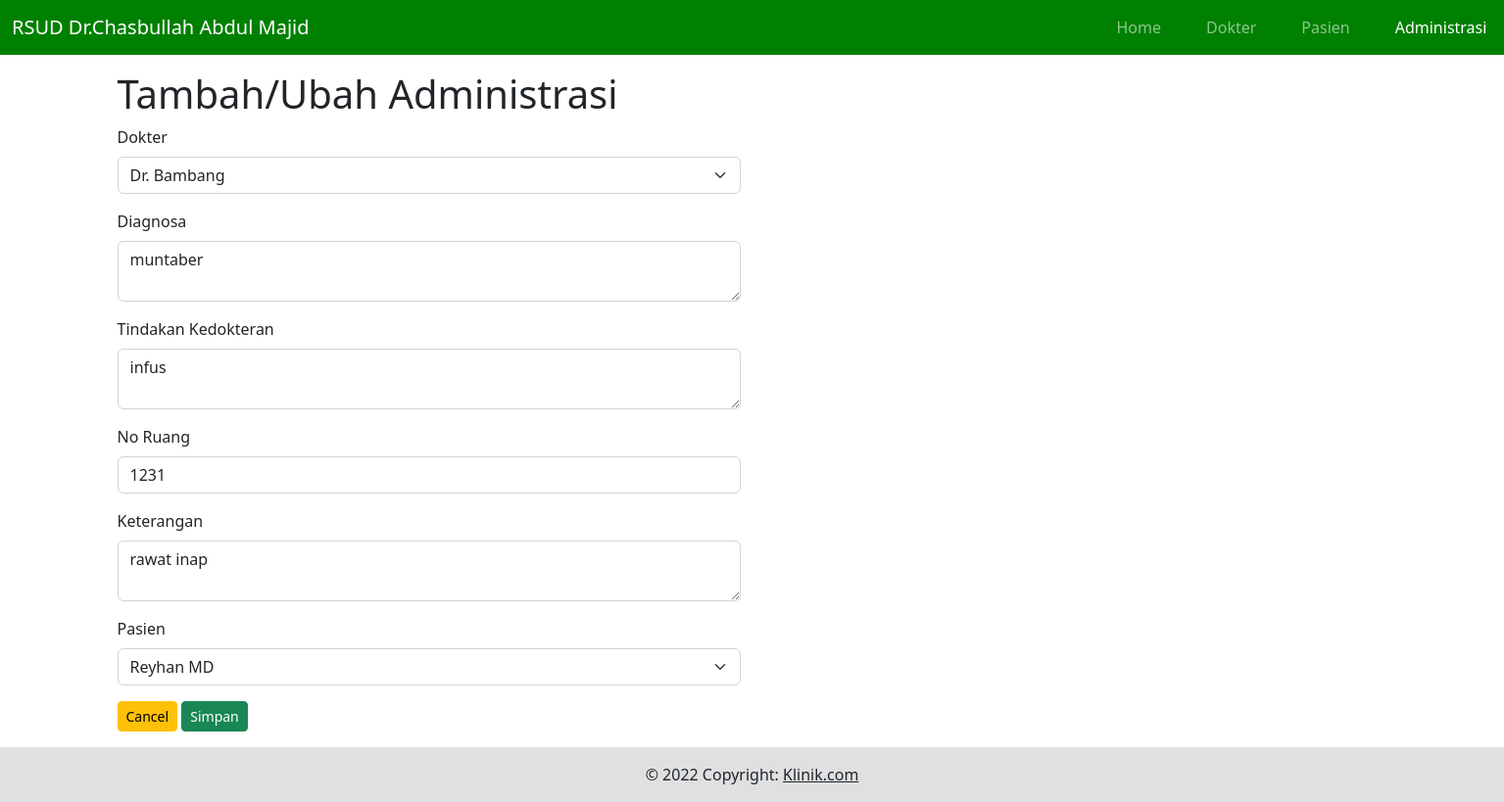
Page /tindakan/form/61a237f7b2b on the committed database.
### tables this page shows
CREATE TABLE `tabel_tindakan` (
  `No_reg` char(11) NOT NULL,
  `ID_Dokter` char(11) NOT NULL,
  `Jam` time NOT NULL,
  `Diagnosa` text NOT NULL,
  `Tindakan_Kedokteran` text NOT NULL,
  `No_Ruang` int(11) NOT NULL,
  `Keterangan` text NOT NULL,
  `No_Rm` char(11) NOT NULL
);

### application/controllers/Tindakan.php (called while the page is built, shortened)
<?php
class Tindakan extends Base_Controller {
    var $data = [
      'No_reg' => '',
      'ID_Dokter'=>'',
      'Jam' => '',
      'Diagnosa' => '',
      'Tindakan_Kedokteran' => '',
      'No_Ruang' => '',
      'Keterangan' => '',
      'No_Rm' => '',
    ];
    function form(){
		$No_reg = $this->uri->segment(3);
		    if($No_reg){
		      $this->data = $this->tindakan->find_by_id($No_reg);
		    }
		    $this->load->view('tindakan/form',$this->data);
    }
}

### index.php (called while the page is built, shortened)
<?php
require_once BASEPATH.'core/CodeIgniter.php';

### application/models/Tindakan_model.php (called while the page is built, shortened)
<?php
class Tindakan_model extends CI_Model{
    public function find_by_id($No_reg){
        return $this->db->query("SELECT tabel_tindakan.*,tabel_dokter.*,tabel_pasien.*
        FROM tabel_tindakan
        INNER JOIN tabel_dokter ON tabel_dokter.ID_Dokter = tabel_tindakan.ID_Dokter INNER JOIN tabel_pasien ON tabel_pasien.No_Rm=tabel_tindakan.No_Rm  WHERE tabel_tindakan.No_reg='$No_reg'")->row_array();
    }
}

### application/views/tindakan/form.php (the view, shortened to what this page needs)
<?php
include APPPATH . 'views/fragment/header.php';
include APPPATH . 'views/fragment/menu.php';
?>
<h1>Tambah/Ubah Administrasi</h1>
<form method="post" action="<?= base_url('tindakan/save') ?>">
    <div class="row mb-3">
        <label class="form-label">Dokter</label>
        <div class="col-sm-6">
            <select name="ID_Dokter" id="ID_Dokter" class="form-select" aria-label="Default select example">
                <?php
                $query = $this->db->get('tabel_dokter');
                foreach ($query->result_array() as $row) {
                    echo '<option value="' . $row['ID_Dokter'] . '">' . $row['Nama'] . '</option>';
                }
                ?>
            </select>
        </div>
    </div>
    <div class="row mb-3">
        <label class="form-label">Diagnosa</label>
        <div class="col-sm-6">
            <textarea class="form-control" name="Diagnosa" id="Diagnosa"><?= $Diagnosa ?></textarea>
        </div>
    </div>
    <div class="row mb-3">
        <label class="form-label">Tindakan Kedokteran</label>
        <div class="col-sm-6">
            <textarea class="form-control" name="Tindakan_Kedokteran" id="Tindakan_Kedokteran"><?= $Tindakan_Kedokteran ?></textarea>
        </div>
    </div>
    <div class="row mb-3">
        <label class="form-label">No Ruang</label>
        <div class="col-sm-6">
            <input type="text" name="No_Ruang" id="No_Ruang" value="<?= $No_Ruang ?>" class="form-control">
        </div>
    </div>
    <div class="row mb-3">
        <label class="form-label">Keterangan</label>
        <div class="col-sm-6">
            <textarea class="form-control" name="Keterangan" id="Keterangan"><?= $Keterangan ?></textarea>
        </div>
    </div>
    <div class="row mb-3">
        <label class="form-label">Pasien</label>
        <div class="col-sm-6">
            <select name="No_Rm" id="No_Rm" class="form-select" aria-label="Default select example">
                <?php
                $query = $this->db->get('tabel_pasien');
                foreach ($query->result_array() as $row) {
                    echo '<option value="' . $row['No_Rm'] . '">' . $row['Nama'] . '</option>';
                }
                ?>
            </select>
        </div>
    </div>
    <div class="mb-3">
    <input class="btn btn-warning btn-sm" type="button" value="Cancel" onclick="history.back()" />
    <input class="btn btn-success btn-sm" type="submit" value="Simpan" />
</div>
</form>
<?php
include APPPATH . 'views/fragment/footer.php';
?>

### rows in the picture
tabel_tindakan: Diagnosa "muntaber", Tindakan_Kedokteran "infus", No_Ruang "1231", Keterangan "rawat inap"

### other values in the picture
form field ID_Dokter "Dr. Bambang"
form field No_Rm "Reyhan MD"
